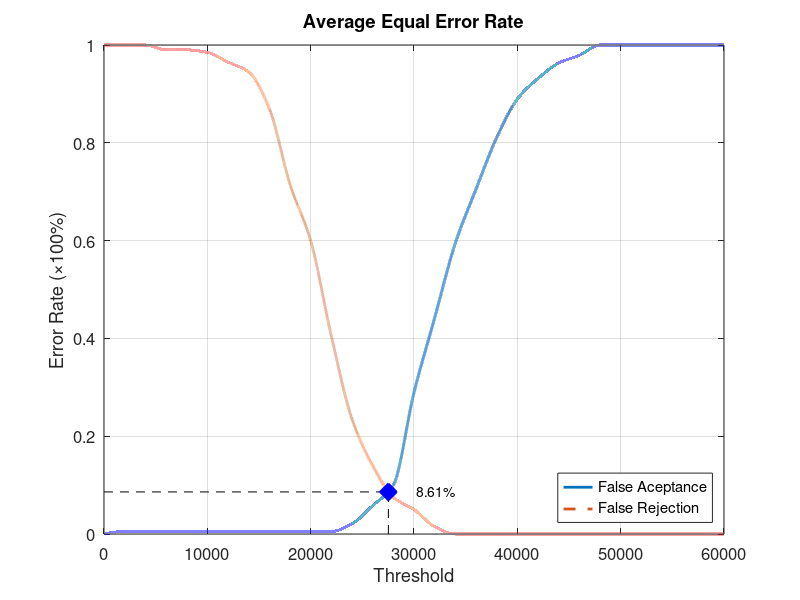
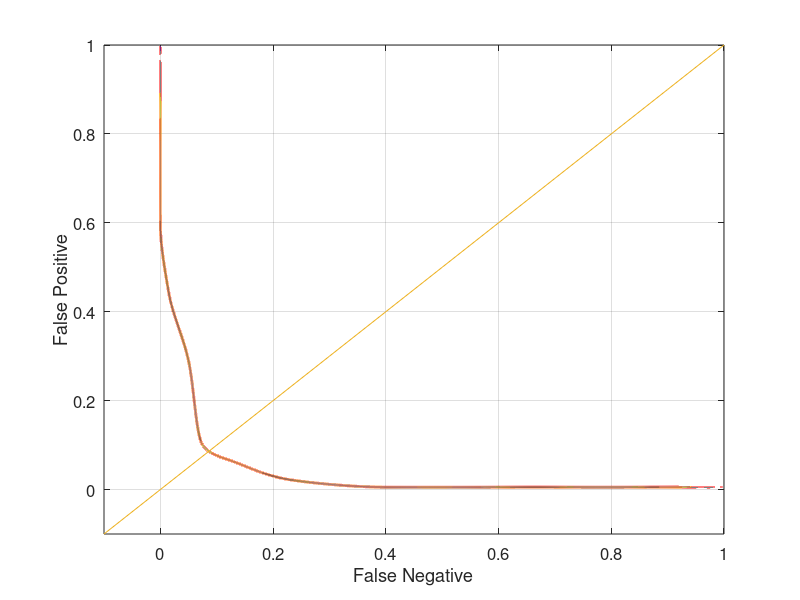

Reproduce these figures in MATLAB, in order.
function yEER = Database1_2
close all;
clear;
clc;
x = 0:2000:60000;
xq = 0:0.5:60000;

y0 = [0 0.00526316 0.00526316 0.00526316 0.00526316 0.00526316 0.00526316 0.00526316 0.00526316 0.00526316 0.00526316 0.00526316 0.0210526 0.0578947 0.1 0.289474 0.442105 0.594737 0.705263 0.810526 0.889474 0.931579 0.963158 0.978947 1 1 1 1 1 1 1];
yy0 = interp1(x, y0, xq, 'pchip');
y1 = [1 1 1 0.99 0.99 0.985 0.965 0.945 0.87 0.715 0.6 0.405 0.235 0.14 0.075 0.05 0.015 0 0 0 0 0 0 0 0 0 0 0 0 0 0];
yy1 = interp1(x, y1, xq, 'pchip');

% Calculating EER: 
y2 = abs(y0 - y1);
find(y2 == min(y2))
yy2 = abs(yy0 - yy1);
xEER = find(yy2 == min(yy2));
xEERIndex = xq(xEER) % X-axis EER
yEER = yy0(xEER) % Y-axis EER

main = figure
plot(xq, yy0,'-','LineWidth', 2);	hold on
plot(xq, yy1,'--','LineWidth', 2);	hold on
plot([xEERIndex xEERIndex], [0 yEER], 'k--');	hold on
plot([0 xEERIndex], [yEER yEER], 'k--');	hold on
plot(xEERIndex, yEER, 'bx', 'LineWidth', 10);	hold on
text(xEERIndex + 10 * xEERIndex / 100, yEER, [num2str(round((10000 * yEER)) / 100) '%'])
legend('False Aceptance', 'False Rejection', 'Location', 'SouthEast')
xlabel('Threshold')
ylabel('Error Rate (\times100%)')
title('Average Equal Error Rate')
set(gca, 'FontSize', 12)
axis([0 60000 0 1])
grid on

print(main, 'Database1_2Main', '-dpng');
FNRxFPR = figure('Color', [1 1 1]);
plot(yy1, yy0, '-', yy1, yy0, 'LineWidth', 2);
hold on
y = -0.1:0.1:1
plot(y, y); 
set(gca, 'FontSize', 12)
xlabel('False Negative')
ylabel('False Positive')
axis([-0.1 1 -0.1 1])
set(gca, 'FontSize', 12)
grid on

print(FNRxFPR, 'Database1_2FNRxFPR','-dpng');
end
